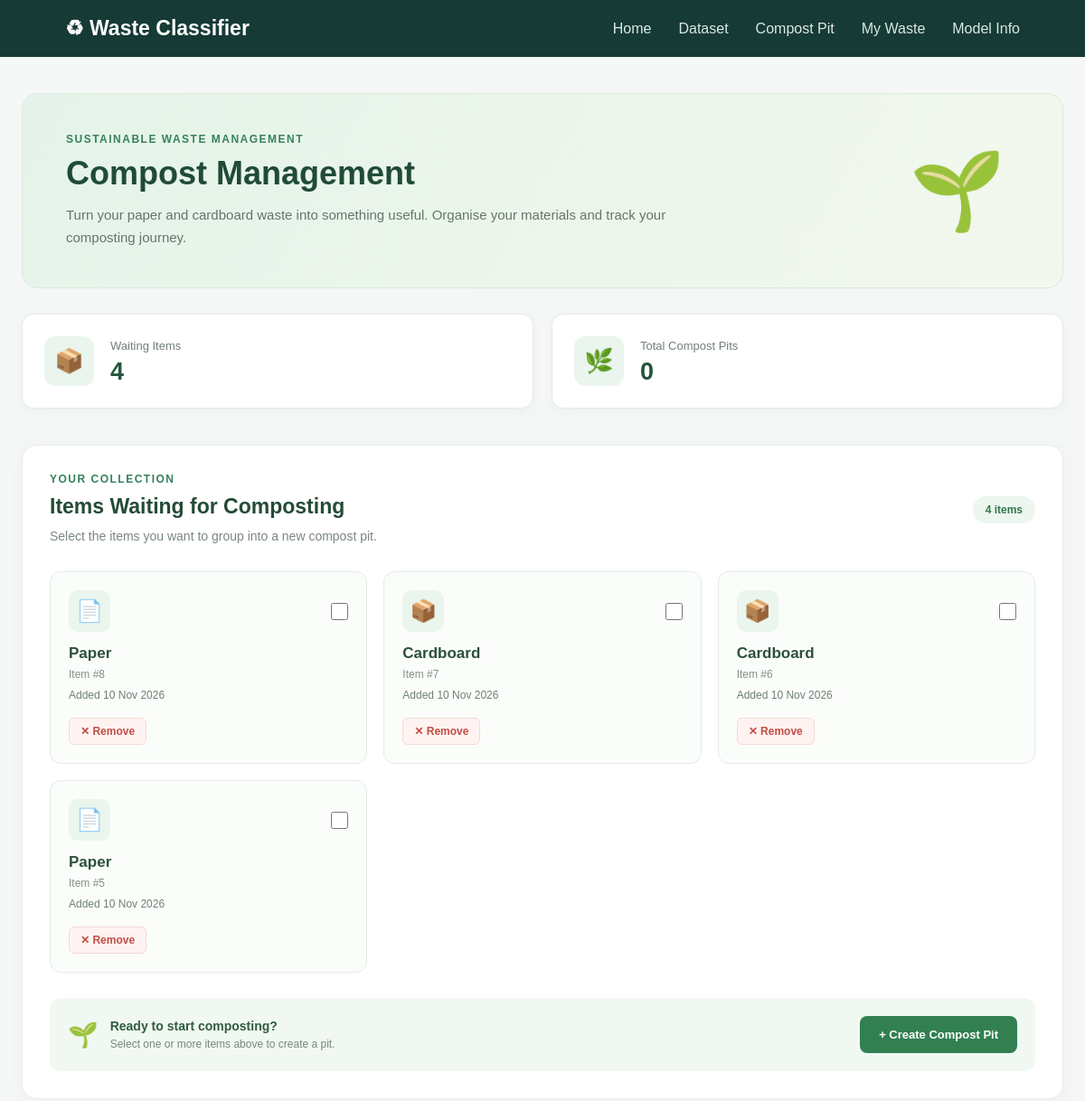
The app's page /compost/ (upper part), older data.
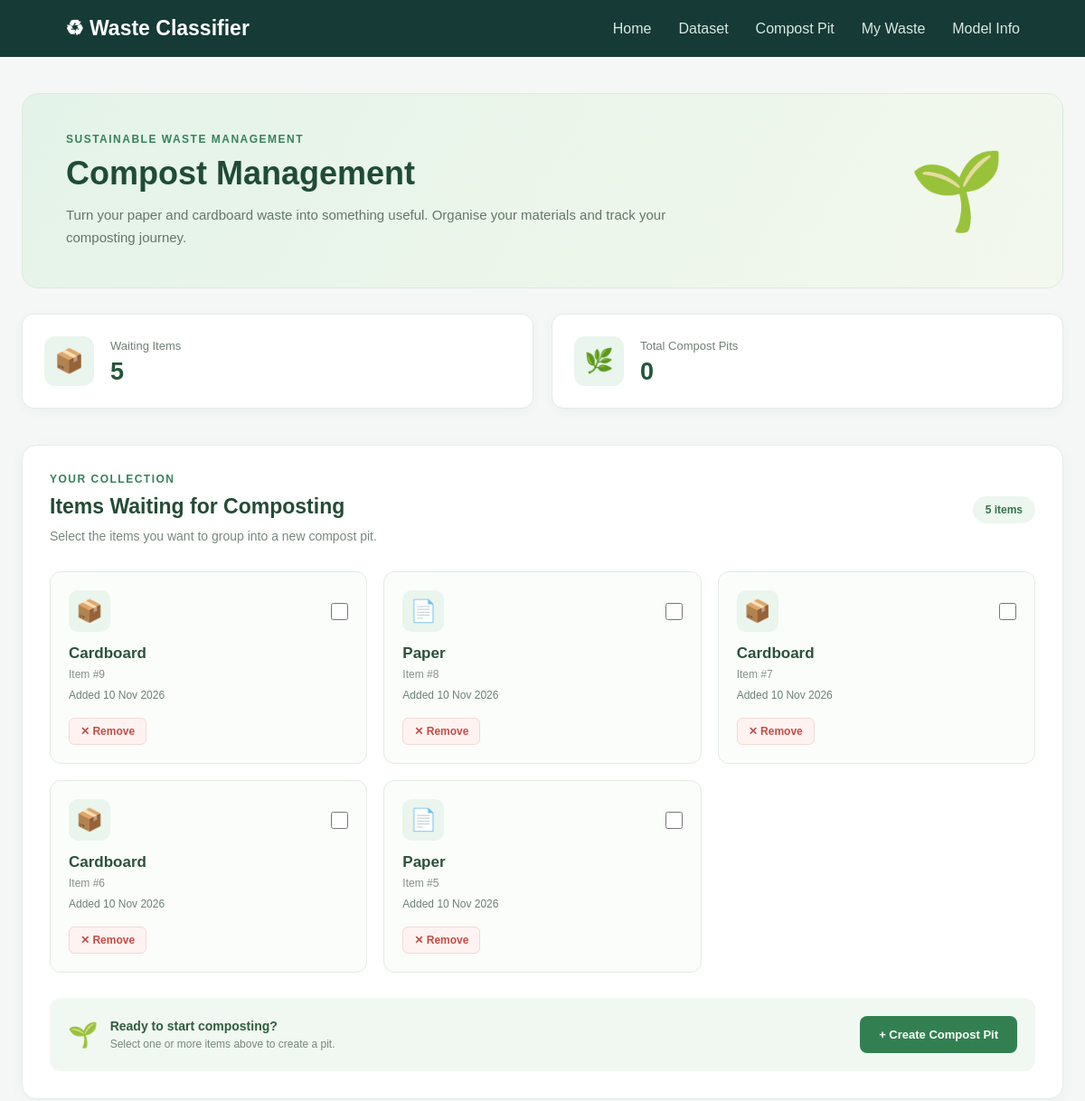
The same page, newer data.
### classifier/models.py (models this page shows, shortened)
class CompostItem(models.Model):
    WASTE_CHOICES = [
        ("paper", "Paper"),
        ("cardboard", "Cardboard"),
    ]
    waste_type = models.CharField(
        max_length=20,
        choices=WASTE_CHOICES
    )
    added_at = models.DateTimeField(auto_now_add=True)
    is_in_pit = models.BooleanField(default=False)

### classifier/views.py (the view)
# urls.py: path("compost/", views.compost_bin, name="compost_bin"),
def compost_bin(request):
    available_items = CompostItem.objects.filter(
        is_in_pit=False
    ).order_by("-added_at")
    pits = CompostPit.objects.all().order_by(
        "-created_at"
    )
    return render(
        request,
        "classifier/compost.html",
        {
            "available_items": available_items,
            "pits": pits,
        }
    )

### classifier/templates/classifier/compost.html (shortened to what this page needs)
{% extends "classifier/base.html" %}
{%load tz%}
{% block content %}
<div class="compost-container">
    <header class="compost-header">
        <div class="compost-header-content">
            <span class="compost-eyebrow">SUSTAINABLE WASTE MANAGEMENT</span>
            <h1>Compost Management</h1>
            <p>
                Turn your paper and cardboard waste into something useful.
                Organise your materials and track your composting journey.
            </p>
        </div>
        <div class="compost-header-icon">🌱</div>
    </header>
    <section class="compost-summary">
        <div class="summary-card">
            <div class="summary-icon">📦</div>
            <div>
                <span class="summary-label">Waiting Items</span>
                <h2>{{ available_items|length }}</h2>
            </div>
        </div>
        <div class="summary-card">
            <div class="summary-icon">🌿</div>
            <div>
                <span class="summary-label">Total Compost Pits</span>
                <h2>{{ pits|length }}</h2>
            </div>
        </div>
    </section>
    <section class="compost-section available-items-section">
        <div class="compost-section-heading">
            <div>
                <span class="section-eyebrow">YOUR COLLECTION</span>
                <h2>Items Waiting for Composting</h2>
                <p>Select the items you want to group into a new compost pit.</p>
            </div>
            <span class="section-count">
                {{ available_items|length }} items
            </span>
        </div>
        {% if available_items %}
            <form method="POST" action="{% url 'create_compost_pit' %}">
                <div class="compost-items-grid">
                    {% for item in available_items %}
                        <div class="compost-item-card">
                            <div class="item-card-top">
                                <div class="item-type-icon">
                                    {% if item.waste_type == "paper" %}
                                        📄
                                    {% else %}
                                        📦
                                    {% endif %}
                                </div>
                                <input
                                    type="checkbox"
                                    name="selected_items"
                                    value="{{ item.id }}"
                                    id="item-{{ item.id }}"
                                    class="compost-checkbox"
                                >
                            </div>
                            <label for="item-{{ item.id }}" class="item-card-label">
                                <h3>{{ item.get_waste_type_display }}</h3>
                                <span class="item-id">
                                    Item #{{ item.id }}
                                </span>
                                <span class="item-date">
                                    Added {{ item.added_at|date:"d M Y" }}
                                </span>
                            </label>
                            <button
                                type="submit"
                                form="remove-item-{{ item.id }}"
                                class="remove-item-btn"
                            >
                                ✕ Remove
                            </button>
                        </div>
                    {% endfor %}
                </div>
                <div class="create-pit-area">
                    <div class="create-pit-info">
                        <span>🌱</span>
                        <div>
                            <strong>Ready to start composting?</strong>
                            <p>Select one or more items above to create a pit.</p>
                        </div>
                    </div>
                    <button type="submit" class="create-pit-btn">
                        + Create Compost Pit
                    </button>
                </div>
            </form>
        {% endif %}
    </section>
</div>
{% endblock %}

### classifier/templates/classifier/base.html (shortened to what this page needs)
{% load static %}
<!DOCTYPE html>
<html lang="en">
<head>
    <link rel="stylesheet" href="{% static 'classifier/css/style.css' %}">
</head>
<body>
    <nav class="navbar">
        <div class="nav-container">
            <a href="{% url 'predict_waste' %}" class="logo">
                ♻ Waste Classifier
            </a>
            <div class="nav-links">
                <a href="{% url 'predict_waste' %}"
                   class="{% if request.resolver_match.url_name == 'predict_waste' %}active{% endif %}">
                    Home
                </a>
                <a href="{% url 'dataset_view' %}"
                   class="{% if request.resolver_match.url_name == 'dataset_view' %}active{% endif %}">
                    Dataset
                </a>
                <a href="{% url 'compost_bin' %}">Compost Pit</a>
                <a href="{% url 'my_waste' %}">My Waste</a>
                <a href="{% url 'model_info' %}"
                   class="{% if request.resolver_match.url_name == 'model_info' %}active{% endif %}">
                     Model Info
    </a>
            </div>
        </div>
    </nav>
    <main class="main-content">
        {% block content %}
        {% endblock %}
    </main>
</body>
</html>

### classifier/static/classifier/css/style.css (style rules this page uses)
* { margin: 0; padding: 0; box-sizing: border-box; }
body { font-family: Arial, Helvetica, sans-serif; background: #f4f7f6; color: #263238; min-height: 100vh; display: flex; flex-direction: column; }
a { text-decoration: none; color: inherit; }
.main-content { flex: 1; }
.navbar { background: #163a35; padding: 18px 6%; color: white; }
.nav-container { display: flex; justify-content: space-between; align-items: center; }
.logo { font-size: 23px; font-weight: bold; color: white; }
.nav-links { display: flex; gap: 30px; }
.nav-links a { color: #dce9e5; font-size: 16px; transition: 0.2s; }
.compost-container { max-width: 1200px; margin: 40px auto; padding: 0 24px 60px; color: #263b32; }
.compost-header { display: flex; justify-content: space-between; align-items: center; padding: 42px 48px; background: linear-gradient(120deg, #e4f3e9, #f3f8ed); border: 1px solid #dceade; border-radius: 18px; margin-bottom: 28px; overflow: hidden; }
.compost-header-content { max-width: 700px; }
.compost-eyebrow, .section-eyebrow { display: block; color: #37815c; font-size: 12px; font-weight: 700; letter-spacing: 1.5px; margin-bottom: 10px; }
.compost-header h1 { font-size: 36px; font-weight: 750; color: #204b37; margin-bottom: 12px; }
.compost-header p { color: #64766a; line-height: 1.7; font-size: 15px; margin: 0; }
.compost-header-icon { font-size: 85px; padding: 15px; }
.compost-summary { display: grid; grid-template-columns: repeat(2, minmax(0, 1fr)); gap: 20px; margin-bottom: 40px; }
.summary-card { display: flex; align-items: center; gap: 18px; padding: 24px; background: #ffffff; border: 1px solid #e4ebe5; border-radius: 13px; box-shadow: 0 3px 12px rgba(30, 70, 45, 0.04); }
.summary-icon { width: 55px; height: 55px; display: flex; align-items: center; justify-content: center; background: #eaf5ed; border-radius: 12px; font-size: 26px; }
.summary-label { color: #718076; font-size: 13px; }
.summary-card h2 { color: #24563c; font-size: 27px; margin: 5px 0 0; font-weight: 750; }
.compost-section { background: #ffffff; border: 1px solid #e5ece6; border-radius: 16px; padding: 30px; margin-bottom: 35px; box-shadow: 0 4px 18px rgba(30, 70, 45, 0.035); }
.compost-section-heading { display: flex; justify-content: space-between; align-items: center; gap: 15px; margin-bottom: 28px; }
.compost-section-heading h2 { font-size: 23px; color: #244b36; margin: 0 0 8px; }
.compost-section-heading p { font-size: 14px; color: #7a887e; margin: 0; line-height: 1.6; }
.section-count { background: #edf6ef; color: #34764d; border-radius: 20px; padding: 8px 14px; font-size: 12px; font-weight: 650; white-space: nowrap; }
.compost-items-grid { display: grid; grid-template-columns: repeat(3, minmax(0, 1fr)); gap: 18px; }
.compost-item-card { position: relative; padding: 20px; background: #fbfdfb; border: 1px solid #e3ece4; border-radius: 12px; transition: 0.2s ease; }
.item-card-top { display: flex; justify-content: space-between; align-items: center; margin-bottom: 14px; }
.item-type-icon { width: 46px; height: 46px; display: flex; align-items: center; justify-content: center; background: #eaf5ed; border-radius: 10px; font-size: 24px; }
.compost-checkbox { width: 19px; height: 19px; accent-color: #328254; cursor: pointer; }
.item-card-label { display: flex; flex-direction: column; cursor: pointer; }
.item-card-label h3 { font-size: 17px; color: #2c513b; margin: 0 0 6px; }
.item-id { font-size: 12px; color: #859187; margin-bottom: 9px; }
.item-date { font-size: 12px; color: #6e8174; }
.remove-item-btn { margin-top: 18px; padding: 7px 12px; background: #fff3f1; color: #c14e45; border: 1px solid #f3d9d5; border-radius: 6px; font-size: 12px; font-weight: 600; cursor: pointer; transition: 0.2s; }
.create-pit-area { display: flex; justify-content: space-between; align-items: center; gap: 20px; margin-top: 28px; padding: 20px; background: #f1f8f2; border-radius: 12px; }
.create-pit-info { display: flex; align-items: center; gap: 13px; }
.create-pit-info > span { font-size: 27px; }
.create-pit-info strong { display: block; color: #315c3e; font-size: 14px; margin-bottom: 5px; }
.create-pit-info p { color: #77877a; font-size: 12px; margin: 0; }
.create-pit-btn { background: #328052; color: #ffffff; border: none; border-radius: 8px; padding: 13px 21px; font-size: 13px; font-weight: 650; cursor: pointer; white-space: nowrap; transition: 0.2s; }

Row changes from the older to the newer data that the page shows:
added CompostItem: waste_type "Cardboard", id "9", added_at "10 Nov 2026"
Text that changed along with them:
{{ available_items|length }}: "4" → "5"
